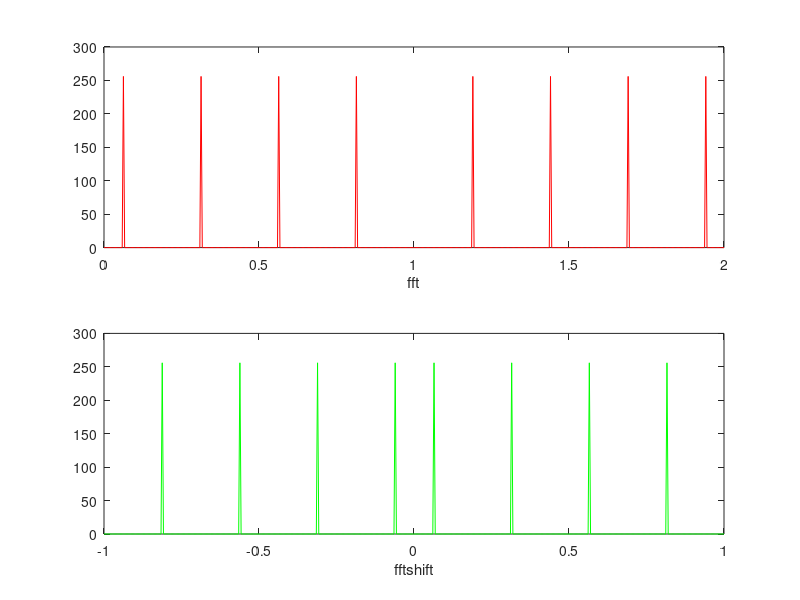

Reproduce this figure in MATLAB. (Note: this script raises an error after producing the figure.)
%% init workspace
clc;clear all;close all;
%% def problem parameters 
t = 0:1/(2*pi):100;
x = zeros(size(t));
for fi = pi.*[ 1/16,5/16,9/16,13/16]
    x = x + cos(2*pi*fi*t);
end
%% a) plot fft and fftshift
fft_x = fft(x,512);
fftshift_x = fftshift(fft_x);
W_fft =  linspace(0,2*pi,length(fft_x));
W_fftshift =  linspace(-pi,pi,length(fftshift_x));

figure;
subplot(211);   plot(W_fft/pi,abs(fft_x),'r'); xlabel('fft');
subplot(212);   plot(W_fftshift/pi,abs(fftshift_x),'g'); xlabel('fftshift');

%% b) xlsread
close all;
H = xlsread('filters.xls',1);
F = xlsread('filters.xls',2);
 %% c) H -> F
 flt = [];
for i = 1:4
    flt_temp = filter(H(i,:),1,x);
%     flt_temp = downsample(flt_temp,4);
    flt_temp = flt_temp(1:4:length(flt_temp));
    flt = [flt;flt_temp];
end
flt2 = zeros(size(flt));

flt2(1,:) = flt(1,:) * 2;
flt2(3,:) = flt(3,:);
flt2(4,:) = flt(4,:) * 0.5;
% upsample
flt3 = zeros(4,size(flt,2)*4);
flt3(:,1:4:length(flt3)) = flt2; 

y = 0;
for i = 1:4
    flt_temp = filter(F(i,:),1,flt3(i,:));
    y = y + flt_temp;
end

%% plot x,y
fftshift_y = fftshift(fft(y,512));
figure; hold on;
plot(W_fftshift/pi,abs(fftshift_x),'r'); %xlabel('fftshift : x');
plot(W_fftshift/pi,abs(fftshift_y),'g'); %xlabel('fftshift : y');




 